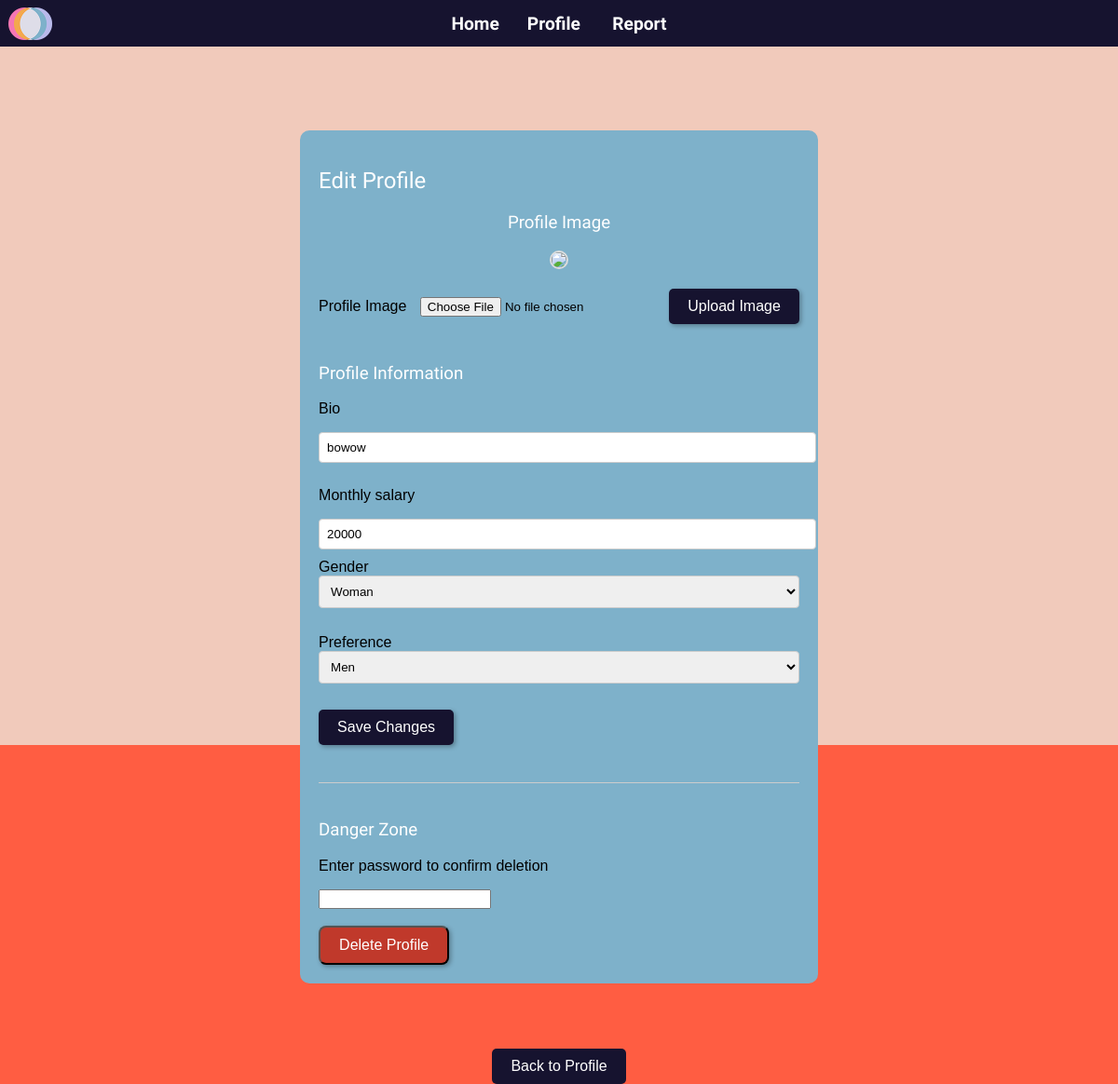
The page /root/profile/editProfile.php (signed in) on the database its author committed.
### tables this page shows
CREATE TABLE `profiles` (
  `id` bigint NOT NULL,
  `username` varchar(30) NOT NULL,
  `realname` varchar(50) NOT NULL,
  `zipcode` varchar(20) NOT NULL,
  `bio` varchar(255) NOT NULL,
  `salary` int NOT NULL,
  `preference` int NOT NULL,
  `gender` int NOT NULL DEFAULT '2' COMMENT '0=male, 1=female, 2=other',
  `email` varchar(40) NOT NULL,
  `likes` int DEFAULT NULL,
  `role` int NOT NULL DEFAULT '1',
  `passhash` varchar(255) NOT NULL,
  `is_softbanned` tinyint NOT NULL DEFAULT '0'
);

### root/profile/editProfile.php (the view, shortened to what this page needs)
<?php
$editBio = '';
$editSalary = '';
$editPreference = '';
if (isset($_SESSION['username'])) {
    $conn = create_conn();
    $stmt = $conn->prepare("SELECT bio, salary, preference FROM profiles WHERE username = :u");
    $stmt->execute([':u' => $_SESSION['username']]);
    $row = $stmt->fetch(PDO::FETCH_ASSOC);
    if ($row) {
        $editBio = $row['bio'];
        $editSalary = $row['salary'];
        $editPreference = $row['preference'];
    }
}
?>
<!DOCTYPE html>
<html lang="en">
<head>
    <link rel="stylesheet" href="../mainStyle.css">
    <link rel="stylesheet" href="../profile/profileStylesheet.css">
    <link rel="stylesheet" href="../scripts/scripts.css">
</head>
<body>
    <?php include "../scripts/nav.php"; ?>
    <div id="centeringDiv">
        <div id="profileEditContainer">
            <h2>Edit Profile</h2>
            <div class="profileImageSection">
                <h3>Profile Image</h3>
                <div class="profileImagePreviewContainer">
                    <img id="profileImagePreview" src="../media/upload/<?php echo $_SESSION["username"] ?>_profile.jpg">
                </div>
                <div class="imageUploadForm">
                    <form id="uploadForm" method="post" enctype="multipart/form-data">
                        <label for="profileImageFile">Profile Image</label>
                        <input type="file" id="profileImageFile" name="profileImage" accept="image/jpeg,image/png,image/webp" required>
                        <button type="submit">Upload Image</button>
                    </form>
                </div>
            </div>
            <div class="profileDataSection">
                <h3>Profile Information</h3>
                <form id="profileDataForm" action="../scripts/updateProfile.php" method="post">
                    <p class="small">Bio</p>
                    <input type="text" name="bio" value="<?php echo htmlspecialchars($editBio); ?>" required><br>
                    <p class="small">Monthly salary</p>
                    <input type="text" name="salary" value="<?php echo htmlspecialchars($editSalary); ?>" required><br>
                    <label class="small" for="genderEdit">Gender</label>
                    <select name="gender" id="genderEdit">
                        <option value="1" <?php if ($editPreference == 1) echo 'selected'; ?>>Woman</option>
                    </select><br><br>
                    <label class="small" for="preferenceEdit">Preference</label>
                    <select name="preference" id="preferenceEdit">
                        <option value="1" <?php if ($editPreference == 1) echo 'selected'; ?>>Men</option>
                    </select><br><br>
                    <button type="submit">Save Changes</button>
                </form>
            </div>
            <div class="deleteSection">
                <h3>Danger Zone</h3>
                <form id="deleteForm" action="../scripts/deleteProfile.php" method="post">
                    <p class="small">Enter password to confirm deletion</p>
                    <input type="password" name="password" required><br><br>
                    <button type="submit" class="deleteButton">Delete Profile</button>
                </form>
            </div>
        </div>
        <a href="./index.php" class="backButton">Back to Profile</a>
    </div>
</body>
</html>

### root/mainStyle.css (style rules this page uses)
:root { --collight: #FF5D42; --colbg: #f1cabb; --colaccent: #7823A4; --coldarker: #403772; --coletc: #ffffff; --colnav: #16132f; --accentsky: #B9BAEBff; --sky: #7EB1CAff; --white: #DEDDE8ff; --contrast: #F3A84Eff; --contrast2: #F576B3ff; --contrast3: #B371BDff; }
html { height: 100%; background-color: var(--collight); margin: 0; padding: 0; box-sizing: border-box; }
body { font-family: 'Zalando Sans Expanded', sans-serif; margin: 0; padding: 0; background-color: var(--colbg); height: 100vh; height: 100dvh; }
button { background-color: var(--colnav); color: var(--white); box-shadow: 2px 2px 5px rgba(0, 0, 0, 0.3); border-radius: 8px; padding: 10px 20px; font-size: 16px; cursor: pointer; }
h1, h2, h3, h4, h5 { font-family: "Michroma", sans-serif; font-weight: 400; font-style: normal; color: white; }

### root/profile/profileStylesheet.css (style rules this page uses)
#profileEditContainer { max-width: 600px; margin: 50px auto; padding: 20px; background: var(--sky); border-radius: 10px; }
.profileImageSection { text-align: center; margin-bottom: 30px; }
.profileImagePreviewContainer { display: flex; justify-content: center; align-items: center; margin-bottom: 20px; }
#profileImagePreview { max-width: 300px; max-height: 300px; width: auto; height: auto; border-radius: 10px; object-fit: cover; border: 2px solid #ddd; }
.imageUploadForm { margin: 20px 0; }
.imageUploadForm input[type="file"] { padding: 10px; margin-bottom: 10px; }
.imageUploadForm button { padding: 10px 20px; background-color: #16132f; color: white; border: none; border-radius: 5px; cursor: pointer; font-size: 16px; }
.backButton { display: inline-block; margin-top: 20px; padding: 10px 20px; background-color: #16132f; color: white; text-decoration: none; border-radius: 5px; }
#centeringDiv { display: flex; justify-content: center; align-items: center; flex-direction: column; margin-top: 40px; }
.profileDataSection { margin-top: 30px; }
.profileDataSection input, .profileDataSection select { width: 100%; padding: 8px; margin-bottom: 10px; border: 1px solid #ccc; border-radius: 4px; }
.profileDataSection button { padding: 10px 20px; background-color: #16132f; color: white; border: none; border-radius: 5px; cursor: pointer; }
.deleteSection { margin-top: 40px; border-top: 1px solid #ccc; padding-top: 20px; }
.deleteSection .deleteButton { background-color: #c0392b; color: white; }

### root/scripts/scripts.css (style rules this page uses)
:root { --success-color: #2f8f2f; --error-color: #c0392b; --info-color: #303030; }

### rows shown on the page
profiles: bio "bowow", salary "20000", gender "Woman", preference "Men"
